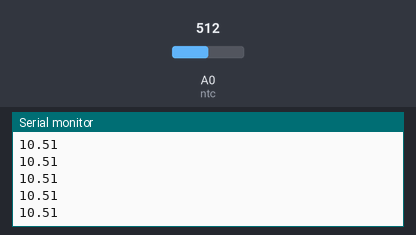
Recording of a sketch running on a simulated Arduino Uno, built with avr-gcc and run on an emulated ATmega328P. Shown: the last lines printed to the serial monitor. Inputs (shaded band) come from the test bench; at power-on: A0 (ntc) = 512.

Above: at 1.2 s.
1.3 s: A0 (ntc) set to 716
At 1.32 s:
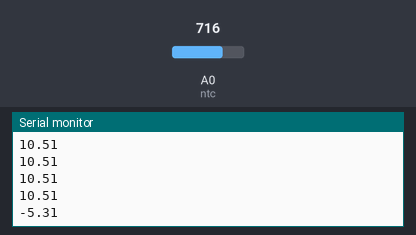
2.8 s: A0 (ntc) set to 900
At 2.83 s:
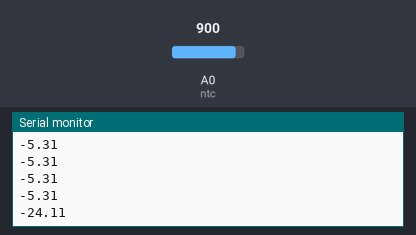
Timing chart, 0 to 5.8 s (numbered marks = the images above; inputs shaded):
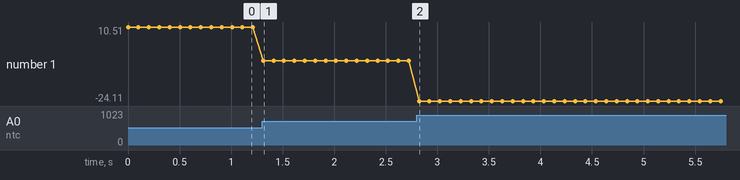

The sketch:

ntc.ino
```cpp
// resistencia usada en el circuito
#define SER_RES 100000

// valores del ntc (varia de ntc a ntc)
#define NOM_TEMP 25+273.15
#define NOM_RES 50000
#define B 4057

// pines a utilizar
int ntc = A0;

// algunas variables que nos seran utiles
unsigned int value;
float res, temp;

float getRes(uint16_t adc, uint32_t serRes) {
  float res = serRes/(1023.0/adc - 1.0);
  return res;
}

float getTemp(float res) {
  float temp = 1.0/(1.0/(NOM_TEMP) + log(res/NOM_RES)/B);
  return temp;
}

void setup() {
  // put your setup code here, to run once:
  // configuramos el puerto serial
  Serial.begin(9600);

  // configuramos los pines
  pinMode(ntc, INPUT);
}

void loop() {
  // put your main code here, to run repeatedly:
  // leemos el valor del adc en el ntc
  value = analogRead(ntc);

  // calculamos la temperatura
  res = getRes(value, SER_RES);
  temp = getTemp(res) - 273.15 ;

  // mandamos la temperatura medida en C por el puerto serial
  Serial.println(temp);

  // esperamos un tiempo
  delay(100);
}
```

Measured:
- after the input at 1.3 s, the serial monitor: prints a new line at once (image 1)
- after the input at 2.8 s, the serial monitor: prints a new line at once (image 2)
- plotted number 1: 10.51 → -5.31 after the input at 1.3 s, -5.31 → -24.11 after the input at 2.8 s
